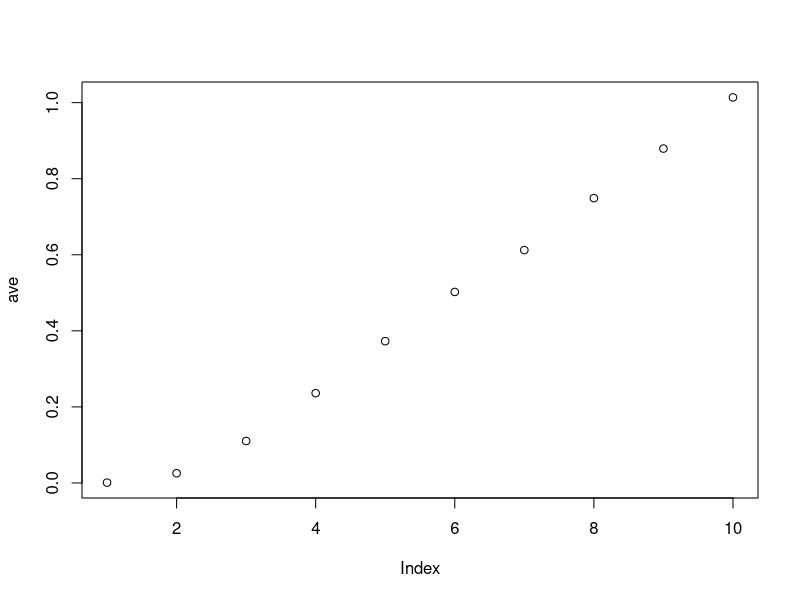

The R source for this figure:
#10d data, 1000 observations, each dimension is generated below:
set.seed(1)
d1=runif(1000,min=-1,max=1)
d2=runif(1000,min=-1,max=1)
d3=runif(1000,min=-1,max=1)
d4=runif(1000,min=-1,max=1)
d5=runif(1000,min=-1,max=1)
d6=runif(1000,min=-1,max=1)
d7=runif(1000,min=-1,max=1)
d8=runif(1000,min=-1,max=1)
d9=runif(1000,min=-1,max=1)
d10=runif(1000,min=-1,max=1)


df1=data.frame(d1)
df2=data.frame(d1,d2)
df3=data.frame(d1,d2,d3)
df4=data.frame(d1,d2,d3,d4)
df5=data.frame(d1,d2,d3,d4,d5)
df6=data.frame(d1,d2,d3,d4,d5,d6)
df7=data.frame(d1,d2,d3,d4,d5,d6,d7)
df8=data.frame(d1,d2,d3,d4,d5,d6,d7,d8)
df9=data.frame(d1,d2,d3,d4,d5,d6,d7,d8,d9)
df10=data.frame(d1,d2,d3,d4,d5,d6,d7,d8,d9,d10)


#10d data, 100 new points, each dimension is generated below:
set.seed(2)
nd1=runif(100,min=-1,max=1)
nd2=runif(100,min=-1,max=1)
nd3=runif(100,min=-1,max=1)
nd4=runif(100,min=-1,max=1)
nd5=runif(100,min=-1,max=1)
nd6=runif(100,min=-1,max=1)
nd7=runif(100,min=-1,max=1)
nd8=runif(100,min=-1,max=1)
nd9=runif(100,min=-1,max=1)
nd10=runif(100,min=-1,max=1)

#they should be in matrix form
m1=as.matrix(nd1)
m2=matrix(nd1,nd2,nrow=100,ncol=2)
m3=cbind(m2, nd3)
m4=cbind(m3, nd4)
m5=cbind(m4, nd5)
m6=cbind(m5, nd6)
m7=cbind(m6, nd7)
m8=cbind(m7, nd8)
m9=cbind(m8, nd9)
m10=cbind(m9, nd10)

#for distance calculation, proxy package will be used 
install.packages('proxy')
library(proxy)

distance1 = proxy::dist(m1,df1)
distance2 = proxy::dist(m2,df2)
distance3 = proxy::dist(m3,df3)
distance4 = proxy::dist(m4,df4)
distance5 = proxy::dist(m5,df5)
distance6 = proxy::dist(m6,df6)
distance7 = proxy::dist(m7,df7)
distance8 = proxy::dist(m8,df8)
distance9 = proxy::dist(m9,df9)
distance10 = proxy::dist(m10,df10)

#distance matrixes are giving 100 x 1000 values. 
#need to find the smallest distance in each row. 
min_dm1 = t(sapply(seq(nrow(distance1)), function(i) {
    j <- which.min(distance1[i,])
    c(i, distance1[i,j])
  }))
min_dm2 = t(sapply(seq(nrow(distance2)), function(i) {
  j <- which.min(distance2[i,])
  c(i, distance2[i,j])
}))
min_dm3 = t(sapply(seq(nrow(distance3)), function(i) {
  j <- which.min(distance3[i,])
  c(i, distance3[i,j])
}))
min_dm4 = t(sapply(seq(nrow(distance4)), function(i) {
  j <- which.min(distance4[i,])
  c(i, distance4[i,j])
}))
min_dm5 = t(sapply(seq(nrow(distance5)), function(i) {
  j <- which.min(distance5[i,])
  c(i, distance5[i,j])
}))
min_dm6 = t(sapply(seq(nrow(distance6)), function(i) {
  j <- which.min(distance6[i,])
  c(i, distance6[i,j])
}))
min_dm7 = t(sapply(seq(nrow(distance7)), function(i) {
  j <- which.min(distance7[i,])
  c(i, distance7[i,j])
}))
min_dm8 = t(sapply(seq(nrow(distance8)), function(i) {
  j <- which.min(distance8[i,])
  c(i, distance8[i,j])
}))
min_dm9 = t(sapply(seq(nrow(distance9)), function(i) {
  j <- which.min(distance9[i,])
  c(i, distance9[i,j])
}))
min_dm10 = t(sapply(seq(nrow(distance10)), function(i) {
  j <- which.min(distance10[i,])
  c(i, distance10[i,j])
}))

#average smallest distances 
ave1 = mean(min_dm1[,2])
ave2 = mean(min_dm2[,2])
ave3 = mean(min_dm3[,2])
ave4 = mean(min_dm4[,2])
ave5 = mean(min_dm5[,2])
ave6 = mean(min_dm6[,2])
ave7 = mean(min_dm7[,2])
ave8 = mean(min_dm8[,2])
ave9 = mean(min_dm9[,2])
ave10 = mean(min_dm10[,2])

ave = c(ave1, ave2, ave3, ave4, ave5, ave6, ave7, ave8, ave9, ave10)

plot(ave)

#increasing averages prove the curse of dimensionality. 
#when the number of dimensions increase, we see that the average smallest distance is increasing also. 
#even if all points are randomly distributed, increasing dimensionality causes more distant points. 
#which makes it harder to find a trend or a similarity.
